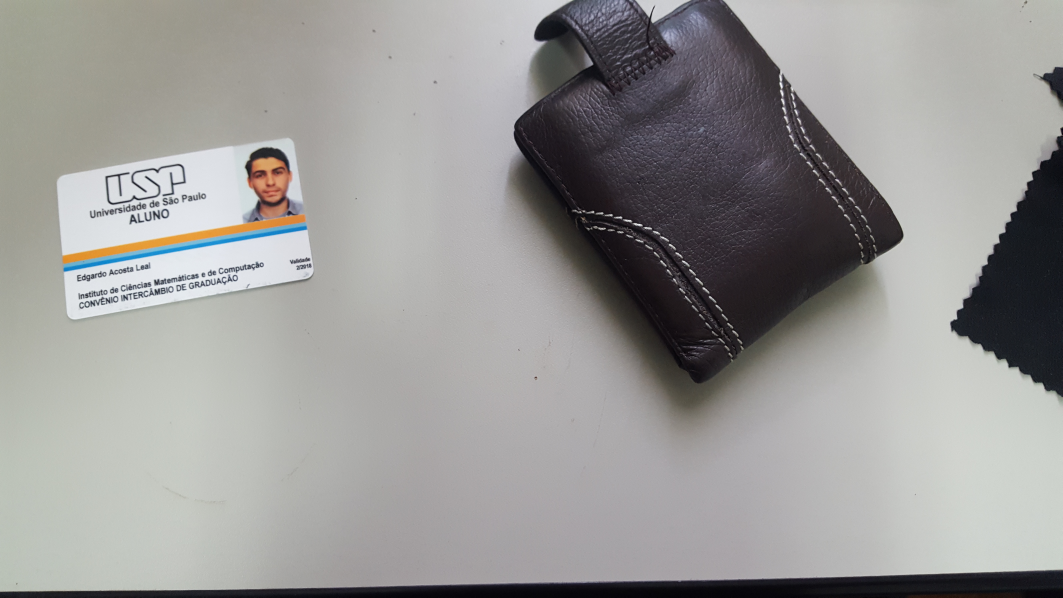
#> input picture find.jpg, 5312 x 2988 px, given in place of the camera (shown at 1/5 size)
$ python photoExtractor.py 5
#> lines starting #> are read from the running program, lines starting #| are printed output that depends on the picture; pictures that were not available may be replaced by others from this repository, and a replacement may not be noted
### best_image.py
import numpy as np
import cv2

#Function that return the name of the best image
#This process is made by comparing the histogram of each image
def get_image(num_images):
    #Initialize variables
    index = {} #Array with the histogram of each image
    images = {}#Array with the images
    #Variables to rezies the images
    colum = 130
    rows = 160
    nbins = 400
    bins = np.linspace(0, 1, nbins+1)
    # loop over the image paths
    for x in range(0,num_images):
        #Read image
        read_image = cv2.imread('photos/cropped_image_'+str(x)+".png")
        #Transform to RGB and rezies image to standard
        img_prod = cv2.cvtColor(cv2.resize(read_image, (colum, rows)) , cv2.COLOR_BGR2RGB)
        #Push to array of images
        images["cropped_image_"+str(x)+".png"] = img_prod
        # Calculate histogram
        hist = cv2.calcHist([img_prod], [0, 1, 2], None, [8, 8, 8],
                            [0, 256, 0, 256, 0, 256])
        cv2.normalize(hist, hist)
        hist = hist.flatten()
        #Push to array of histograms
        index["cropped_image_"+str(x)+".png"] = hist
    actual_image = "NONE"
    best = (( (np.digitize(index["cropped_image_0.png"], bins) ) > 1).sum())
    #Iterate the images and histograms
    for (k, hist) in index.items():
        #Get matrix of values of histogram
        temp = (( (np.digitize(index[k], bins) ) > 1).sum())
        if temp > best:
            best = temp
            actual_image = k
    #Return name of best image
    return actual_image

### photoExtractor.py
import cv2
import numpy as np
from best_image import get_image
import matplotlib.pyplot as plt
from matplotlib import pyplot
import sys

# Import the Classifiers
face_cascade = cv2.CascadeClassifier('HaarCascades/haarcascade_frontalface_default.xml');
eye_cascade = cv2.CascadeClassifier('HaarCascades/haarcascade_eye.xml')
# Load the videocapture
cap = cv2.VideoCapture(0)
# Initialize the counter of images to been taken
counter = 0
#Number of image to considerate
max_image = int(sys.argv[1])
while True:
    # Capture an image from the videocam to process it
    ret, img = cap.read()
#> img is the input picture: shape (2988, 5312, 3); mean B, G, R 150.9, 152.4, 153.3
    # Change it to gray scale in order to apply the HaarCascades
    gray = cv2.cvtColor(img, cv2.COLOR_BGR2GRAY)
    # Apply the HaarCascades to detect the face
    faces = face_cascade.detectMultiScale(gray, 1.3, 5)
#> faces = [[1226, 775, 245, 245]]
    # For all the different dimentions of faces we find in the image:
    for(x, y, w, h) in faces:
        #print (h)
        #print(w)
        #print("----")
        # Add some values to the face detected in order to cover all the rectangle of the picture in the ID card
        cv2.rectangle(img, (x-25, y-40), (x+w+15, y+h+58), (255, 0, 0), 2)
        # If the height and width are as expected, and haven't been taken 10 correct photos yet:137 142
        if counter < max_image and h >= 138 and h <= 147 and w >= 138 and w <= 147:
            # Crop the photo of the ID card:
            crop_img = img[y-38:y+h+56,x-23:x+w+17]
            # Apply Haar Cascade to the eyes in the cropped images in gray scale:
            eye_gray = cv2.cvtColor(crop_img, cv2.COLOR_BGR2GRAY)
            eyes = eye_cascade.detectMultiScale(eye_gray)
            eyesCounter = 0
            # For each eye found:
            for(ex, ey, ew, eh) in eyes:
                # Increment the counter of eyes
                eyesCounter = eyesCounter + 1;
                if eyesCounter == 2:
                    e2x = ex
                    e2y = ey
                elif eyesCounter == 1:
                    e1x = ex
                    e1y = ey
            # If the number of eyes is equal to (or higher than) 2:
            if eyesCounter >= 2:
                # Save the cropped image and increment the counter
                name = 'photos/cropped_image_' + str(counter)
                cv2.imwrite(str(name)+'.png', crop_img)
                counter = counter + 1
                print("Imagen: ", counter)
#> this loop made 1 pass
#> after the loop, counter = 0
    # Always show what the webcam is seeing, and clase the program when ESC is pressed or when we reach the 10 img cropped:
    cv2.imshow('Webcam Scanner', img)
    k = cv2.waitKey(30) & 0xff
#> (key Esc is pressed here)
    if k == 27 or counter >= max_image:
        break;
# Release the camera and close the windows
cap.release();
cv2.destroyAllWindows()

best_image = get_image(max_image)
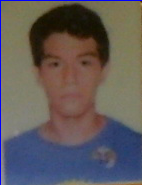
#> input picture cropped_image/cropped_image_0.png, 142 x 185 px, found by its file name
#> in get_image, read_image is the input picture: shape (185, 142, 3); mean B, G, R 89.8, 90.5, 97
#> in get_image, `img_prod = cv2.cvtColor(cv2.resize(read_image, (colum, rows)) , cv2.CO..`:
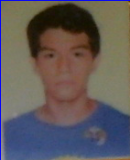
#> img_prod: shape (160, 130, 3); mean R, G, B 96.9, 90.3, 89.8
#> in get_image, `hist = hist.flatten()`: hist = 512 values, max 0.526 at index 218, min 0 at index 1, mean 0.00694
#> pass 2 of the loop in get_image, `for x in range(0,num_images):`:
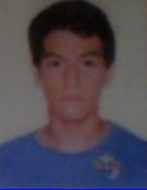
#> input picture photos/cropped_image_1.jpg, 147 x 190 px, given in place of cropped_image_1.png, which was not available
#> in get_image, read_image is the input picture: shape (190, 147, 3); mean B, G, R 82.4, 71.2, 76.5
#> in get_image, `img_prod = cv2.cvtColor(cv2.resize(read_image, (colum, rows)) , cv2.CO..`:
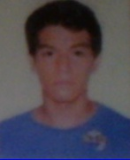
#> img_prod: shape (160, 130, 3); mean R, G, B 76.4, 71, 82.3
#> hist = 512 values, max 0.649 at index 219, min 0 at index 2, mean 0.00586
#> (the run stopped early here; a loop or call above may not have finished)
